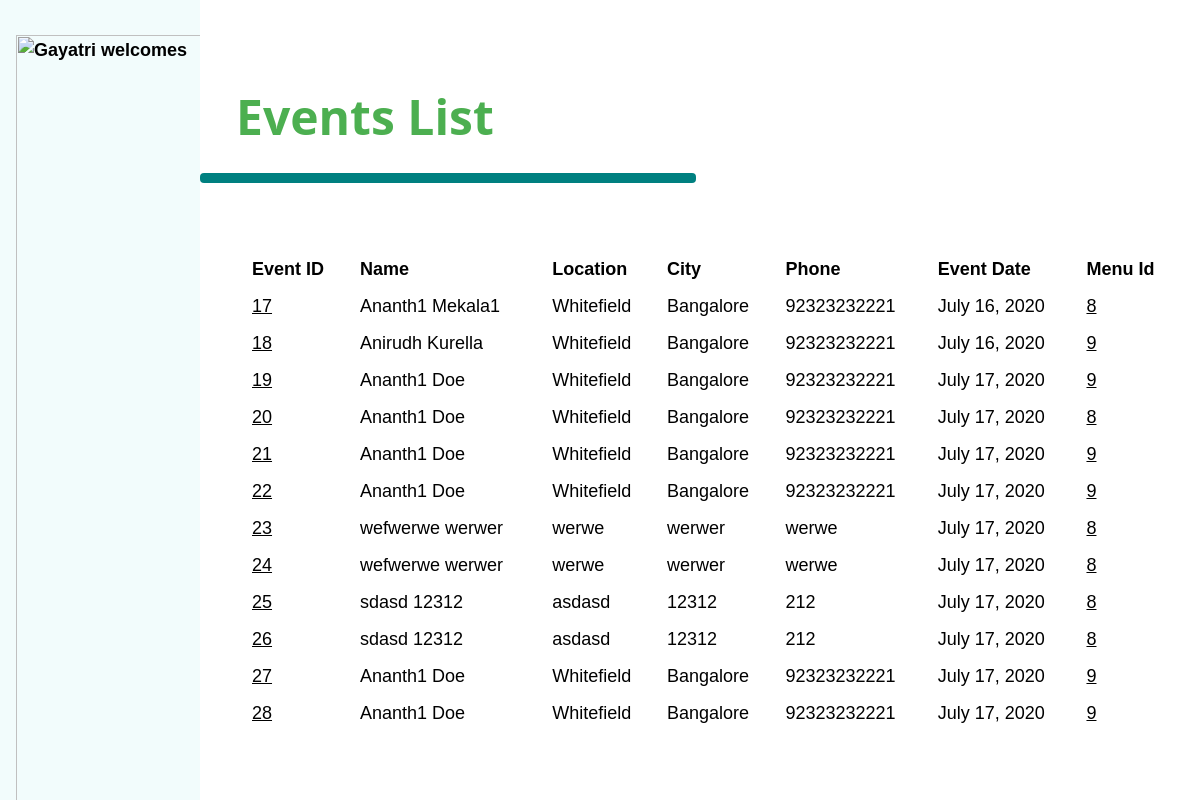
Screenshot of /eventslist (signed in) with the database file from the repository.
### demo/models.py (models this page shows, shortened)
class Events(models.Model):
    First_Name = models.CharField(max_length=50)
    Last_Name = models.CharField(max_length=50)
    Email = models.CharField(max_length=100)
    Phone = models.CharField(max_length=15)
    Location = models.CharField(max_length=300)
    City = models.CharField(max_length=100)
    Occation = models.CharField(max_length=200)
    Event_Style = models.CharField(max_length=200)
    Event_Date = models.DateField()
    Event_Choice = models.CharField(max_length=300)
    Menu_Id = models.IntegerField()
    Created_date = models.DateField()

### demo/views.py (the view)
# urls.py: path('eventslist', views.eventslist),
def eventslist(request):
    if not request.user.is_authenticated:
        return render(request, "demo/UserLogin.html", {"message": None})
    context = {
        "events": Events.objects.all()
    }
    return render(request, "demo/EventsList.html", context)

### demo/templates/demo/EventsList.html
{% extends "demo/Navigation bar.html" %}
{% block body %}
    <div class="w3-main " style="margin-left: 200px; margin-right: 20px">
        <div class=" w3-padding-48 ">
            <h1 class="w3-xxxlarge w3-text-green w3-padding-left-36"><b>Events List </b></h1>
            <hr style="width: 450px; border: 5px solid teal; margin-right: auto; " class="w3-round w3-padding-left-36">
        </div>
        <form action="/action_page.php">
            <div class="w3-padding-left-36 w3-text-teal">
                <table class ="w3-table w3-large b">
                    <tr>
                        <th>Event ID</th>
                        <th>Name</th>
                        <th>Location</th>
                        <th>City</th>
                        <th>Phone</th>
                        <th>Event Date</th>
                        <th>Menu Id</th>
                    </tr>
                    {% for event in events %}
                    <tr>
                          <td> <a href="eventdetails{{ event.id }}"> {{ event.id }} </a> </td>
                          <td>{{ event.First_Name }} {{ event.Last_Name }}</td>
                          <td>{{ event.Location }}</td>
                          <td>{{ event.City }}</td>
                          <td>{{ event.Phone }}</td>
                          <td>{{ event.Event_Date }}</td>
                          <td> <a href="menudetails{{ event.Menu_Id }}"> {{ event.Menu_Id }} </a> </td>
                    </tr>
                    {% endfor %}
                </table>
            </div>
        </form>
</div>
{% endblock %}

### demo/static/css/StyleSheet1.css (style rules this page uses)
*,*:before,*:after { box-sizing:inherit }
html { -ms-text-size-adjust:100%;-webkit-text-size-adjust:100% }
body { margin:0 }
a { background-color:transparent }
b,strong { font-weight:bolder }
hr { box-sizing:content-box;height:0;overflow:visible }
html,body { font-family:Verdana,sans-serif;font-size:15px;line-height:1.5 }
html { overflow-x:hidden }
h1 { font-size:36px }
h1,h2,h3,h4,h5,h6 { font-family:"Segoe UI",Arial,sans-serif;font-weight:400;margin:10px 0 }
hr { border:0;border-top:1px solid #eee;margin:20px 0 }
a { color:inherit }
.w3-table,.w3-table-all { border-collapse:collapse;border-spacing:0;width:100%;display:table }
.w3-table td,.w3-table th,.w3-table-all td,.w3-table-all th { padding:8px 8px;display:table-cell;text-align:left;vertical-align:top }
.w3-table th:first-child,.w3-table td:first-child,.w3-table-all th:first-child,.w3-table-all td:first-child { padding-left:16px }
.w3-padding-left-36 { padding-left:36px }
.w3-main,#main { transition:margin-left .4s }
.w3-round,.w3-round-medium { border-radius:4px }
.w3-large { font-size:18px!important }
.w3-xxxlarge { font-size:48px!important }
.w3-padding-48 { padding-top:48px!important;padding-bottom:48px!important }
.w3-text-green,.w3-hover-text-green:hover { color:#4CAF50!important }
.w3-text-teal,.w3-hover-text-teal:hover { color:#009688!important }

### demo/templates/demo/Navigation bar.html (style rules this page uses)
body { font-family: Arial, Helvetica, sans-serif; }

### rows the page displays
Events: id "17", First_Name "Ananth1", Last_Name "Mekala1", Location "Whitefield", City "Bangalore", Phone "92323232221", Event_Date "July 16, 2020", Menu_Id "8"
Events: id "18", First_Name "Anirudh", Last_Name "Kurella", Location "Whitefield", City "Bangalore", Phone "92323232221", Event_Date "July 16, 2020", Menu_Id "9"
Events: id "19", First_Name "Ananth1", Last_Name "Doe", Location "Whitefield", City "Bangalore", Phone "92323232221", Event_Date "July 17, 2020", Menu_Id "9"
Events: id "20", First_Name "Ananth1", Last_Name "Doe", Location "Whitefield", City "Bangalore", Phone "92323232221", Event_Date "July 17, 2020", Menu_Id "8"
Events: id "21", First_Name "Ananth1", Last_Name "Doe", Location "Whitefield", City "Bangalore", Phone "92323232221", Event_Date "July 17, 2020", Menu_Id "9"
Events: id "22", First_Name "Ananth1", Last_Name "Doe", Location "Whitefield", City "Bangalore", Phone "92323232221", Event_Date "July 17, 2020", Menu_Id "9"
Events: id "23", First_Name "wefwerwe", Last_Name "werwer", Location "werwe", City "werwer", Phone "werwe", Event_Date "July 17, 2020", Menu_Id "8"
Events: id "24", First_Name "wefwerwe", Last_Name "werwer", Location "werwe", City "werwer", Phone "werwe", Event_Date "July 17, 2020", Menu_Id "8"
Events: id "25", First_Name "sdasd", Last_Name "12312", Location "asdasd", City "12312", Phone "212", Event_Date "July 17, 2020", Menu_Id "8"
Events: id "26", First_Name "sdasd", Last_Name "12312", Location "asdasd", City "12312", Phone "212", Event_Date "July 17, 2020", Menu_Id "8"
Events: id "27", First_Name "Ananth1", Last_Name "Doe", Location "Whitefield", City "Bangalore", Phone "92323232221", Event_Date "July 17, 2020", Menu_Id "9"
Events: id "28", First_Name "Ananth1", Last_Name "Doe", Location "Whitefield", City "Bangalore", Phone "92323232221", Event_Date "July 17, 2020", Menu_Id "9"
